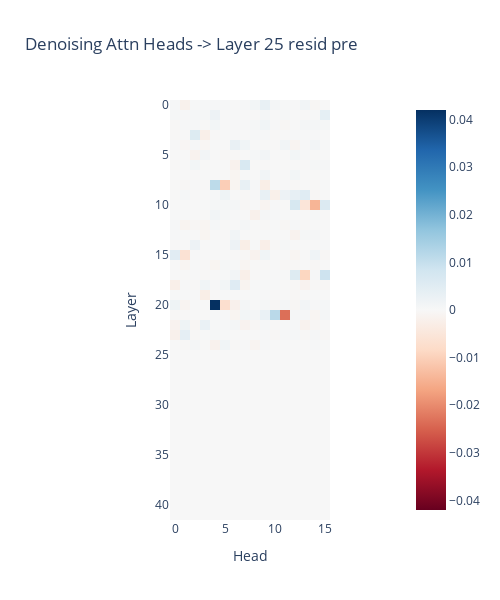

Notebook code for this chart:
### Code cell
# imshow(
#     noise_attn_enrichment_results['z'], 
#     width=500, 
#     height=600, 
#     title="Denoising Attn Heads -> Layer 25 resid pre", 
#     labels={"x": "Head", "y": "Layer"},
#     margin={'r': 100, 'l': 100}
# )

### Figure 1 — Plotly figure (JSON) as saved in the notebook; plotly's stock layout.template omitted (floating-point values rounded to 4 significant figures; data arrays with more than 128 entries replaced by an {"elided": "..."} marker saying what was removed)
{"data": [{"coloraxis": "coloraxis", "hovertemplate": "Head: %{x}<br>Layer: %{y}<br>color: %{z}<extra></extra>", "name": "0", "type": "heatmap", "xaxis": "x", "yaxis": "y", "z": {"elided": "42x16 float values"}}], "layout": {"coloraxis": {"cmid": 0, "colorscale": [[0, "rgb(103,0,31)"], [0.1, "rgb(178,24,43)"], [0.2, "rgb(214,96,77)"], [0.3, "rgb(244,165,130)"], [0.4, "rgb(253,219,199)"], [0.5, "rgb(247,247,247)"], [0.6, "rgb(209,229,240)"], [0.7, "rgb(146,197,222)"], [0.8, "rgb(67,147,195)"], [0.9, "rgb(33,102,172)"], [1, "rgb(5,48,97)"]]}, "height": 600, "margin": {"l": 100, "r": 100}, "title": {"text": "Denoising Attn Heads -> Layer 25 resid pre"}, "width": 500, "xaxis": {"anchor": "y", "constrain": "domain", "domain": [0, 1], "scaleanchor": "y", "title": {"text": "Head"}}, "yaxis": {"anchor": "x", "autorange": "reversed", "constrain": "domain", "domain": [0, 1], "title": {"text": "Layer"}}}}
